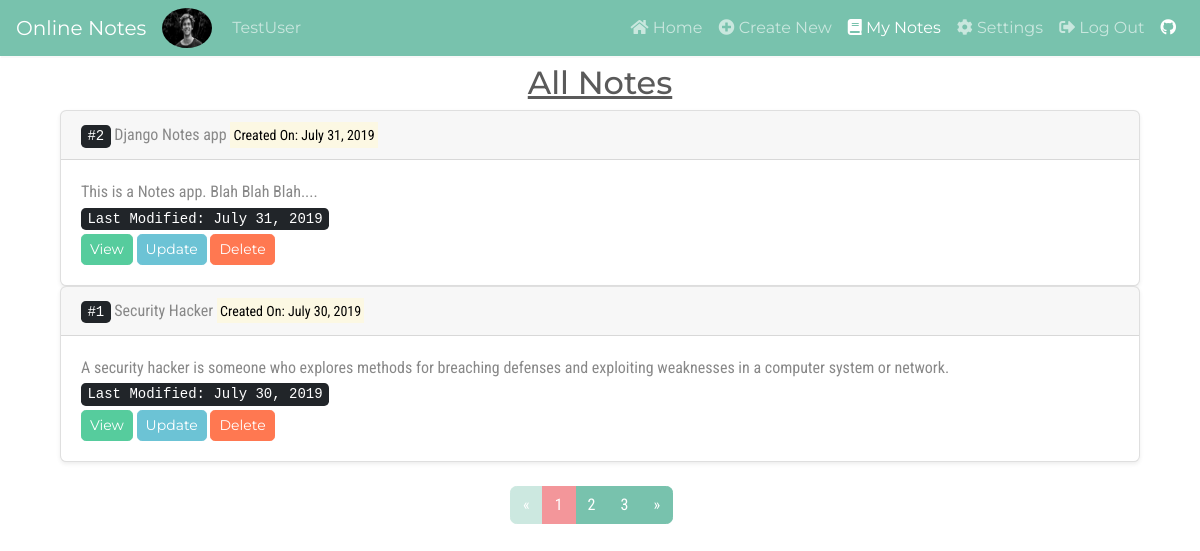
The page /view (signed in) on the database its author committed.
### users/models.py (models this page shows, shortened)
class Profile(models.Model):
    user = models.OneToOneField(User, on_delete=models.CASCADE)
    image = models.ImageField(default='default.png', upload_to='profile_pics')

### notes/models.py (models this page shows, shortened)
class Notes(models.Model):
	user = models.ForeignKey(User, on_delete=models.CASCADE)
	title = models.CharField(max_length=150, verbose_name="Notes Title")
	body = models.TextField(max_length=500, verbose_name="Notes Body")
	last_modified = models.DateTimeField(auto_now=True)
	created_on = models.DateTimeField(auto_now_add=True)

### notes/views.py (the view)
# urls.py: path('view', notes_views.NotesListView.as_view(), name="view-all"),
class NotesListView(LoginRequiredMixin, ListView):
	model = Notes
	paginate_by = 2
	def get_queryset(self):
		user = self.request.user
		return Notes.objects.filter(user=user).order_by('-created_on')
	def get_context_data(self, **kwargs):
		super().get_context_data(**kwargs)
		kwargs['mynotes'] = 'active'
		return super().get_context_data(**kwargs)

### notes/templates/notes/notes_list.html
{% extends "users/base.html" %}
{% block content %}
<div class="container mt-2">
	<p class="text-center h2"><u>All Notes</u></p>
	{% for notes in object_list %}
	<div class="card shadow-sm">
		<div class="card-header">
			<kbd>#{{forloop.revcounter}}</kbd> {{notes.title}}
			<mark><small>Created On: {{notes.created_on|date:"F d, Y"}}</small></mark>
		</div>
		<div class="card-body">
			<p style="overflow: hidden; text-overflow: ellipsis; white-space: nowrap;margin-bottom: 0.1em">
				{{notes.body}}
			</p>
			<kbd>Last Modified: {{notes.last_modified|date:"F d, Y"}}</kbd><br>
			<div class="mt-1">
			<a href="{% url 'view-specific' notes.id %}" class="btn btn-success btn-sm">View</a>
			<a href="{% url 'update-notes' notes.id %}" class="btn btn-info btn-sm">Update</a>
			<a href="{% url 'delete-notes' notes.id %}" class="btn btn-danger btn-sm">Delete</a></div>
		</div>
	</div>
	{% empty %}
	<div class="card mt-4 shadow-sm">
		<div class="card-body text-center">
			<p>You have not created any notes</p>
		</div>
	</div>
	{% endfor %}
	{% if is_paginated %}
	<ul class="pagination mx-auto pt-4" style="width: 180px">
		{% if page_obj.has_previous %}
	    <li class="page-item">
	      	<a class="page-link" href="?page=1">&laquo;</a>
	    </li>
	    {% else %}
	    <li class="page-item disabled">
	      	<a class="page-link" href="?page=1">&laquo;</a>
	    </li>
	    {% endif %}
	    {% for num in page_obj.paginator.page_range %}
    	{% if page_obj.number == num %}
		<li class="page-item active">
		  	<a class="page-link" href="?page={{ num }}">{{ num }}</a>
		</li>
		{% elif num > page_obj.number|add:"-3" and num < page_obj.number|add:"+3" %}
		<li class="page-item">
		  	<a class="page-link" href="?page={{ num }}">{{ num }}</a>
		</li>
    	{% endif %}
	    {% endfor %}
		{% if page_obj.has_next %}
	    <li class="page-item">
	      	<a class="page-link" href="?page={{ page_obj.paginator.num_pages }}">&raquo;</a>
	    </li>
	    {% else %}
	    <li class="page-item disabled">
	      	<a class="page-link" href="?page={{ page_obj.paginator.num_pages }}">&raquo;</a>
	    </li>
	    {% endif %}
	</ul>
	{% endif %}
</div>
{% endblock %}

### users/templates/users/base.html (shortened to what this page needs)
<!DOCTYPE html>
<html lang="en">
<head>
    <link rel="stylesheet"
    href="https://bootswatch.com/4/minty/bootstrap.min.css">
    <link rel="stylesheet" href="https://use.fontawesome.com/releases/v5.8.1/css/all.css"
>
</head>
<body>
<nav class="navbar navbar-expand-md bg-primary navbar-dark sticky-top"
style="box-shadow: 1px 2px #f9f9f9">
  <a class="navbar-brand" href="{% url 'home' %}">Online Notes</a>
  <div class="collapse navbar-collapse" id="collapsibleNavbar">
    <ul class="navbar-nav mr-auto">
      {% if user.is_authenticated %}
      <img class="rounded-circle img-fluid mr-2" src="{{user.profile.image.url}}"
          alt="{{user.username}} profile image" style="width:50px;height:40px">
      <span class="navbar-text" style="margin-left: 12px; text-transform: capitalize">
        {{user.username}}
      </span>
      {% endif %}
    </ul>
    <ul class="navbar-nav ml-auto">
      {% if user.is_authenticated %}
        <li class="nav-item {{home}}">
          <a class="nav-link" href="{% url 'home' %}">
            <i class="fas fa-home"></i> Home</a>
        </li>
        <li class="nav-item {{createnew}}">
          <a class="nav-link" href="{% url 'create-notes' %}">
            <i class="fas fa-plus-circle"></i> Create New</a>
        </li>
        <li class="nav-item {{mynotes}}">
          <a class="nav-link" href="{% url 'view-all' %}">
            <i class="fas fa-book"></i> My Notes</a>
        </li>
        <li class="nav-item {{settings}}">
          <a class="nav-link" href="{% url 'settings' %}">
            <i class="fas fa-cog"></i> Settings</a>
        </li>
        <li class="nav-item">
          <a class="nav-link" href="{% url 'user-logout' %}">
            <i class="fas fa-sign-out-alt"></i> Log Out</a>
        </li>
      {% endif %}
      <li class="nav-item">
        <a class="nav-link active" href="https://github.com/ankit-brijwasi/online-notes-app" target="_blank"><i class="fab fa-github"></i></a>
      </li>
    </ul>
  </div>
</nav>
<div class="container">
    {% block content %}
    {% endblock %}
</div>
</body>
</html>

### users/templates/users/base.html (style rules this page uses)
body { font-family: 'Roboto Condensed', sans-serif; }

### rows shown on the page
Notes: title "Django Notes app", created_on "July 31, 2019", body "This is a Notes app. Blah Blah Blah....", last_modified "July 31, 2019"
Notes: title "Security Hacker", created_on "July 30, 2019", body "A security hacker is someone who explores methods for breaching defenses and exploiting weaknesses in a computer system or network.", last_modified "July 30, 2019"

### other values the page prints
{{ user.username }} "TestUser"
{{ num }} "1"
{{ num }} "2" "3"
